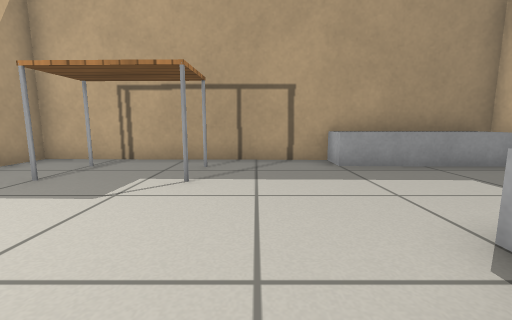
View 1 (above)

17 first-person views from a walk through a Gazebo world. The camera is 0.5 m above the floor, tilts 8° down and sees 90° across. The floor is counted in squares, 0.5 m on a side. Each view is taken from the middle of a square. On the plan, view 1 faces up. The plan holds only what a view shows up to about 11 squares ahead; the rest is blank. Robots are left out. Gazebo's built-in surfaces are drawn with simple patterns.

View 2
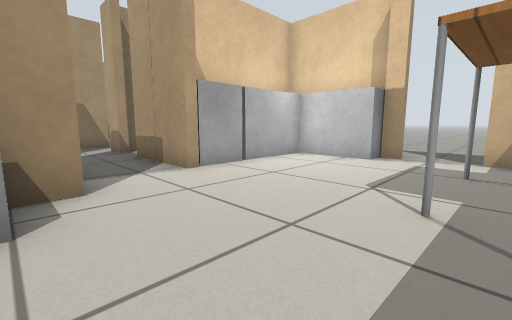

View 3
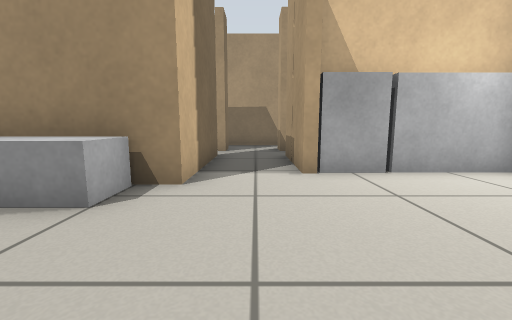

View 4
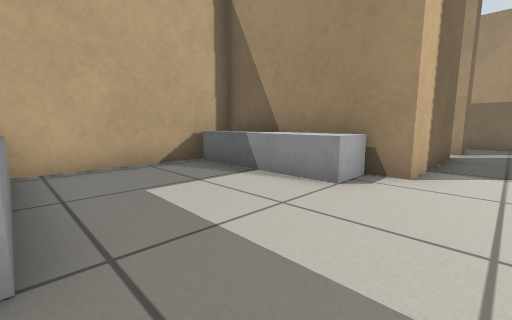

View 5
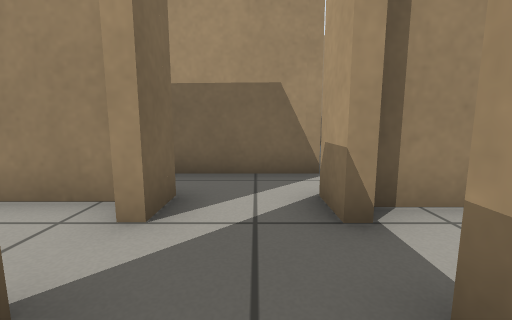

View 6
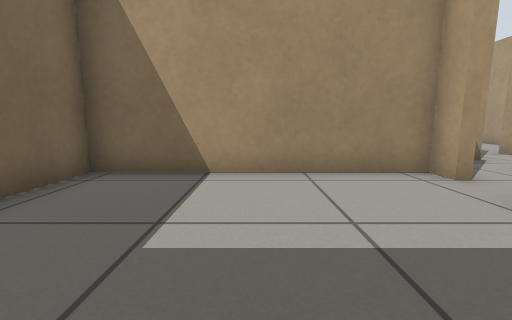

View 7
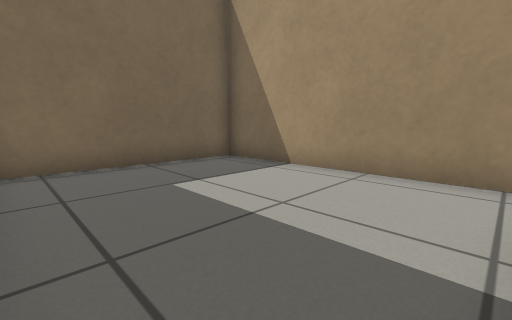

View 8
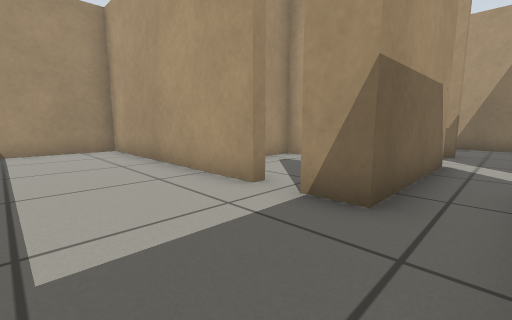

View 9
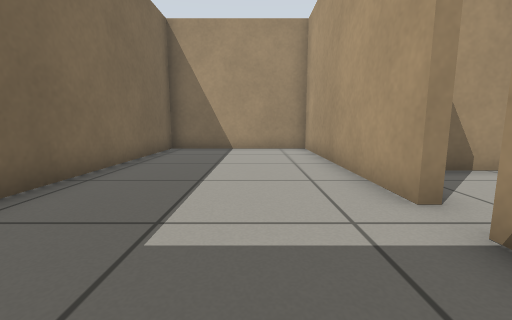

View 10
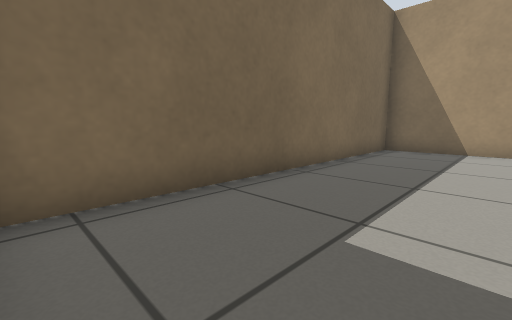

View 11
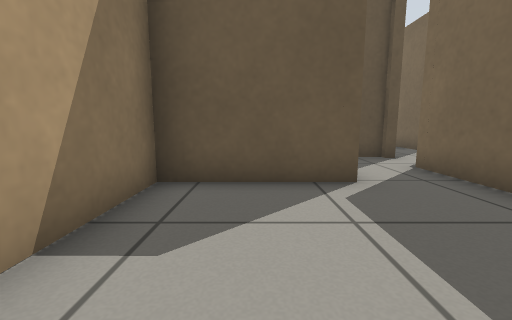

View 12
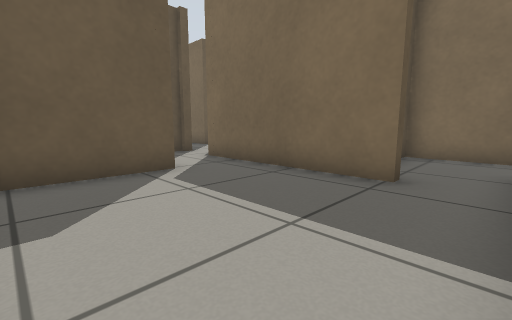

View 13
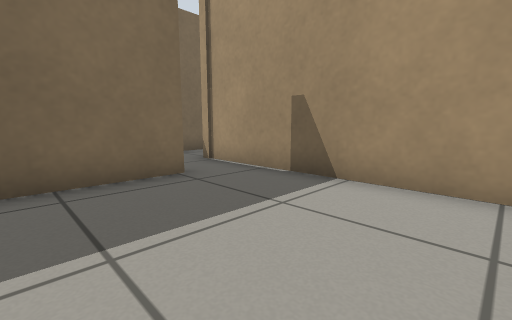

View 14
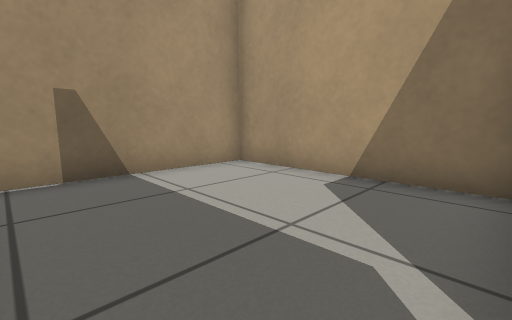

View 15
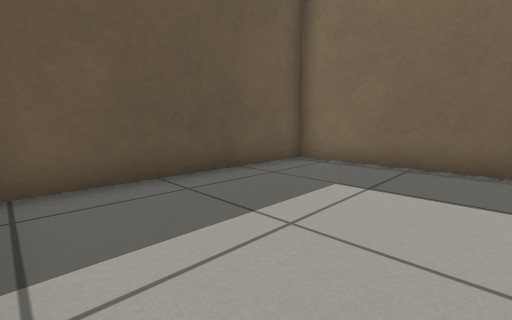

View 16
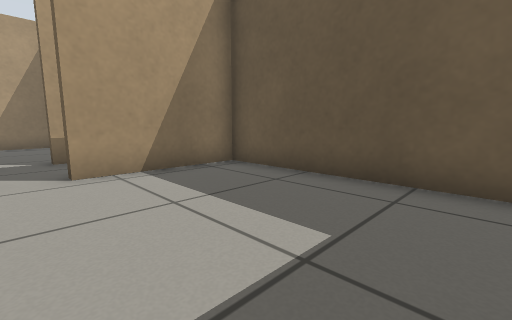

View 17
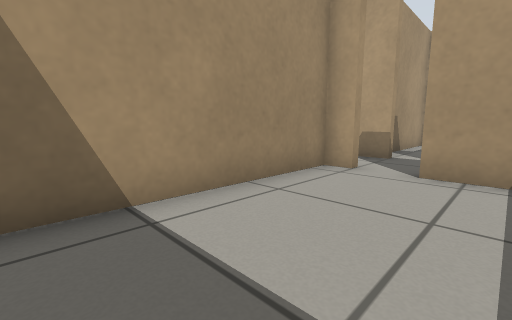

### Floor plan
Points are (right, up) in squares from view 1. A wall is a line through its corners. A room is listed if a view was taken in it or the views show most of it. See-through windows are left out.
Room 1 (views 1, 5)
walls: (-0.9, -4.4) (-0.9, -5.3); (-0.9, -0.1) (-0.9, -3.1); (1.5, -3.1) (1.2, -3.1) (1.2, 0.8); (1.2, -5.6) (1.2, -4.5) (1.5, -4.5); (-6.2, -5) (-1.2, -5); (-6.7, -2.5) (-6.7, -4)
ways out: opening at (0, 0) to room 2; opening at (0.7, -4.7) to room 7
Room 2 (views 2, 3, 4)
walls: (-6.7, 2.1) (-6.7, -1.7) (-1.6, -1.7); (-1.4, -0.1) (-0.9, -0.1); (1.2, 0.8) (2.5, 0.8); (2.5, 7.1) (-6, 7.3) (-6, 4.5)
ways out: opening at (0, 0) to room 1; opening at (-8, 2); opening at (1.5, 4)
objects: grey box (-6, -1) to (-4, 0); grey box (-6, 0) to (-5, 2); table (-4, 5) to (-1, 6); grey box (-3, -1) to (-2, 0)
Room 3 (views 6, 7, 15, 16, 17)
walls: (2.6, 0.5) (1.5, 0.5) (1.5, -3.1); (1.5, -5.2) (8.4, -5.2) (8.4, 0.5) (5.4, 0.5)
Room 4 (views 8, 9, 10)
walls: (3, -9) (3, -16.4) (8.4, -16.4) (8.4, -5.9); (3, -7.1) (3, -8.1)
ways out: opening at (2.5, -6) to room 7
Room 5 (views 11, 12, 13, 14)
walls: (-0.9, -12.6) (-1.3, -12.6) (-1.3, -7.1); (-3.3, -7.1) (-3.3, -8.7) (-6.7, -8.7) (-6.7, -14.3) (0.5, -14.3)
ways out: opening at (-2, -7) to room 6; opening at (-0.5, -13.5)
Room 6 (no view inside)
walls: (-6.7, -5.9) (-6.7, -7.6); (-0.9, -5.3) (-2, -5.3)
ways out: opening at (-2, -7) to room 5; opening at (-1, -6) to room 7
Room 7 (no view inside)
walls: (-1.3, -7.1) (3, -7.1)
ways out: opening at (0.7, -4.7) to room 1; opening at (2.5, -6) to room 4; opening at (-1, -6) to room 6

Positions as (right, up) in squares from view 1, and headings:
1: (0, 0), facing up
2: (2, 5), facing down-left
3: (0, 5), facing down
4: (0, 6), facing down-right
5: (0, -2), facing down
6: (5, 0), facing down
7: (2, 0), facing down-right
8: (6, -6), facing down-left
9: (5, -6), facing down
10: (5, -6), facing down-right
11: (-5, -13), facing up
12: (-6, -14), facing up-right
13: (-6, -10), facing down-right
14: (-2, -9), facing down-left
15: (2, -4), facing up-right
16: (7, -4), facing up-left
17: (7, -2), facing down-left
